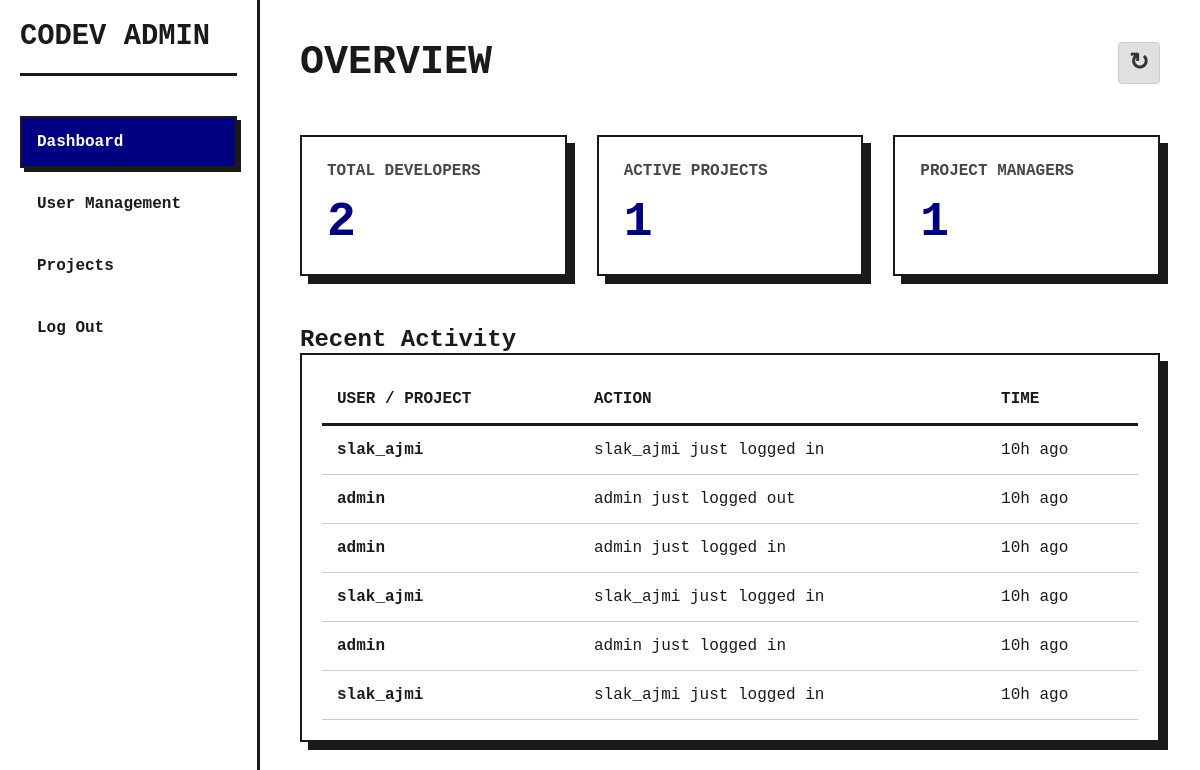
The page /admin_dash.php (signed in) on the database as committed earlier.
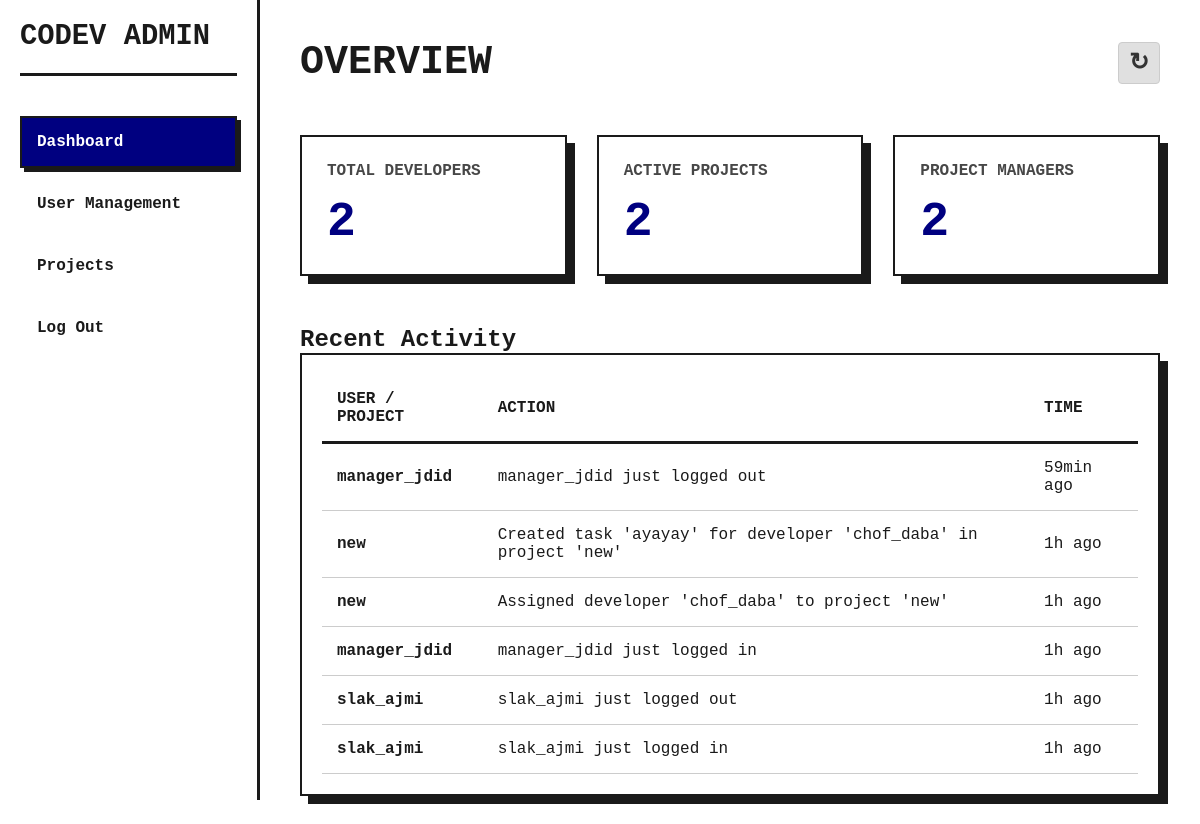
The same page on the database as committed later.
### tables this page shows
CREATE TABLE activity_logs (
    id INTEGER PRIMARY KEY AUTOINCREMENT,
    action TEXT NOT NULL,       -- e.g., "Created new user"
    mol_laction TEXT NOT NULL,               -- e.g., "User: airkha"
    created_at DATETIME DEFAULT CURRENT_TIMESTAMP
);

### Includes/functions.php (called while the page is built, shortened)
<?php
    function get_db_connection(){
        $pdo = new PDO('sqlite:codev.db');
        return $pdo;
    }
    function get_count($pdo, $table, $condition){
        $stmt = $pdo->prepare("Select count(*) as count from $table where $condition");
        $stmt->execute();
        return $stmt->fetchColumn();
    }
    function get_logs($number){
        $pdo = get_db_connection();
        $stmt = $pdo->prepare("Select * from activity_logs order by created_at desc limit $number;");
        $response = $stmt->execute();
        return $stmt->fetchAll(PDO::FETCH_ASSOC);
    }
    function format_time_ago($datetime) {
        $now = new DateTime();
        $ago = new DateTime("@$datetime");
        $diff = $now->diff($ago);
        if ($diff->h > 0) {
            return $diff->h . 'h ago';
        }
        if ($diff->i > 0) {
            return $diff->i . 'min ago';
        }
        return 'Just now';
    }
?>

### admin_tabs/home.php (the view)
<?php
    require "Includes/functions.php";
    $db = get_db_connection();
    $devs = get_count($db, "Users", "role = 'Developer'");
    $projects = get_count($db, "Projects", 1);
    $pms = get_count($db, "Users", "role = 'Project Manager'");
    $logs = get_logs(6);
?>
<div class="page-header" style="display: flex; justify-content: space-between; align-items: center; margin-bottom: 30px; padding-bottom: 20px;">
    <h1 class="header-title" style="margin: 0;">Overview</h1>
    <a href="?page=home" class="btn"
        style="background-color: #e0e0e0; color: #333; width: 42px; height: 42px; padding: 0; display: flex; align-items: center; justify-content: center; font-size: 1.5rem; text-decoration: none; border: 1px solid #ccc; border-radius: 4px;">
        &#x21bb;
    </a>
</div>
<div class="stats-grid">
    <div class="card">
        <h3>Total Developers</h3>
        <div class="number"><?= $devs ?></div>
    </div>
    <div class="card">
        <h3>Active Projects</h3>
        <div class="number"><?= $projects ?></div>
    </div>
    <div class="card">
        <h3>Project Managers</h3>
        <div class="number"><?= $pms ?></div>
    </div>
</div>
<div class="activity-section">
    <h2>Recent Activity</h2>
    <div class="table-container">
        <table>
            <thead>
                <tr>
                    <th>User / Project</th>
                    <th>Action</th>
                    <th>Time</th>
                </tr>
            </thead>
            <tbody>
                <?php
                    foreach ($logs as $log){
                        echo "<tr>
                        <td><strong>".$log['mol_laction']."</strong></td>
                        <td>".$log['action']."</td>
                        <td>".format_time_ago($log['created_at'])."</td>
                        </tr>";
                    }
                ?>
            </tbody>
        </table>
    </div>
</div>

Rows that differ between the two databases and show on the page:
no longer on this page (row unchanged): activity_logs: mol_laction "slak_ajmi", action "slak_ajmi just logged in", created_at "10h ago"
no longer on this page (row unchanged): activity_logs: mol_laction "admin", action "admin just logged out", created_at "10h ago"
no longer on this page (row unchanged): activity_logs: mol_laction "admin", action "admin just logged in", created_at "10h ago"
no longer on this page (row unchanged): activity_logs: mol_laction "slak_ajmi", action "slak_ajmi just logged in", created_at "10h ago"
no longer on this page (row unchanged): activity_logs: mol_laction "admin", action "admin just logged in", created_at "10h ago"
no longer on this page (row unchanged): activity_logs: mol_laction "slak_ajmi", action "slak_ajmi just logged in", created_at "10h ago"
added activity_logs: mol_laction "manager_jdid", action "manager_jdid just logged out", created_at "59min ago"
added activity_logs: mol_laction "new", action "Created task 'ayayay' for developer 'chof_daba' in project 'new'", created_at "1h ago"
added activity_logs: mol_laction "new", action "Assigned developer 'chof_daba' to project 'new'", created_at "1h ago"
added activity_logs: mol_laction "manager_jdid", action "manager_jdid just logged in", created_at "1h ago"
added activity_logs: mol_laction "slak_ajmi", action "slak_ajmi just logged out", created_at "1h ago"
added activity_logs: mol_laction "slak_ajmi", action "slak_ajmi just logged in", created_at "1h ago"
Other text that changed with them:
$projects: "1" → "2"
$pms: "1" → "2"
